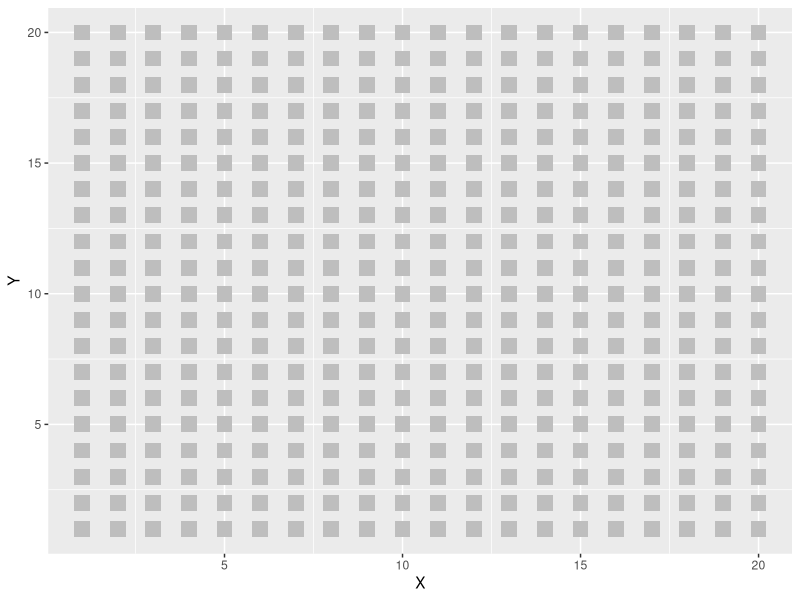
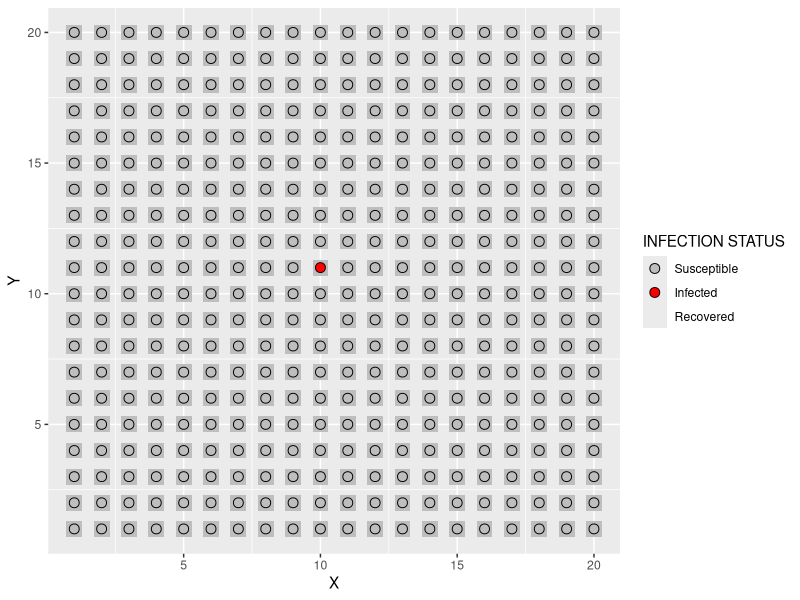
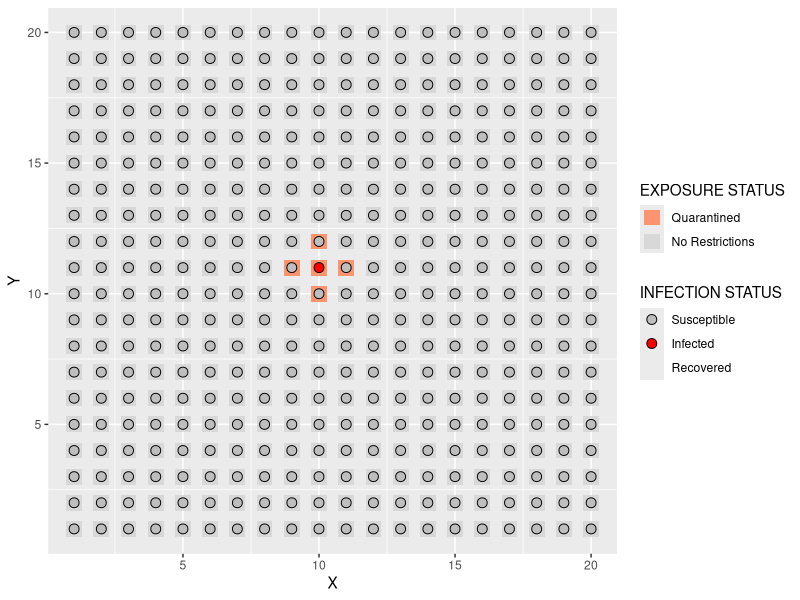
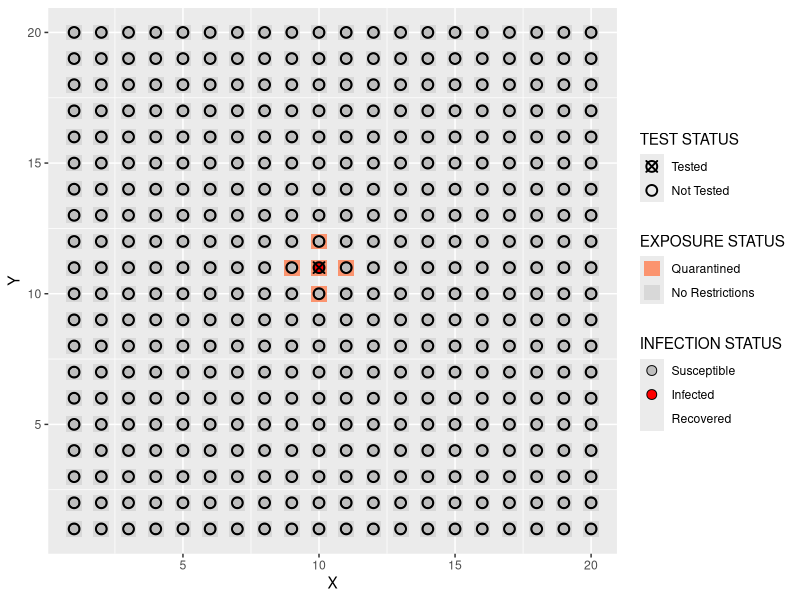
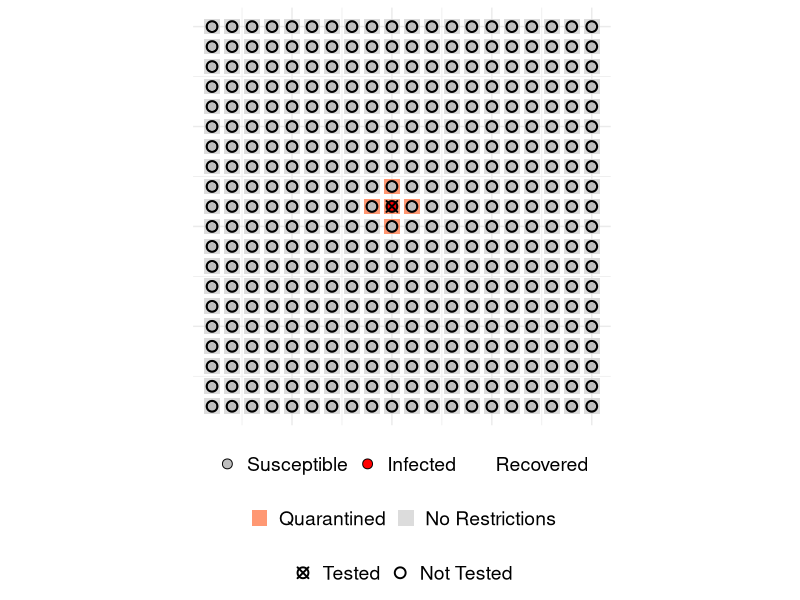

Here is the R script that generated these plots, in order:
## ---- chunk 1
knitr::opts_chunk$set(echo = TRUE)
library(tidyverse)
library(knitr)
library(kableExtra)
## ---- chunk 2
# board parameters
I = 20; J = 20;

# initialise the board
init_data <- expand.grid(X = 1:I, Y = 1:J) %>% as.data.frame()

# plot the board
pnt_size = 3
ggplot(data = init_data) +
    geom_point(aes(x = X, y = Y), col = "gray", shape = 15, size = pnt_size + 2) 
## ---- chunk 3
infection_levels = c("S", "I", "R")
infection_labels = c("Susceptible", "Infected", "Recovered")
infection_description = c("Can catch the virus", "Has caught the virus", 
                          "No longer has the virus")
infection_table = data.frame("Label" = infection_labels, 
                             "Letter" = infection_levels, 
                             "Description" = infection_description)
kable(infection_table) %>%
  kable_styling(bootstrap_options = c("striped", "hover"))
## ---- chunk 4
# add a new susceptible state called shown to our data frame
infection_levels = c("S", "I", "R")
infection_labels = c("Susceptible", "Infected", "Recovered")
init_data$shown = rep("S", nrow(init_data))
init_data$shown[I*(J/2) + J/2] = "I"
init_data$shown <- factor(init_data$shown, levels = infection_levels)
## ---- chunk 5
# plot the new board which has susceptible states
ggplot(data = init_data) +
    geom_point(aes(x = X, y = Y), col = "gray", shape = 15, size = pnt_size + 2) +
  geom_point(aes(X, Y, fill = shown), shape = 21, size = pnt_size) +
      scale_fill_manual("INFECTION STATUS", labels = infection_labels,
                        values = c("S" = "gray", "I" = "red", "R" = "blue"), 
                        drop = FALSE) 
## ---- chunk 6
# add a new exposure status to our data frame called quarantine
quarantine_levels = c("Yes", "No")
quarantine_labels = c("Quarantined", "No Restrictions")
init_data$quarantined <- rep("No", I*J)
init_data$quarantined <- factor(init_data$quarantined, levels = quarantine_levels)
cell = I*(J/2) + J/2
nbrs = cell + c(0, -I, I, +1, -1)
init_data$quarantined[nbrs] = "Yes"
## ---- chunk 7
# plot the updated board with both susceptible and quarantine states
ggplot(data = init_data) +
    geom_point(aes(x = X, y = Y, col = quarantined), 
               shape = 15, size = pnt_size + 2, alpha = 0.8) +
      scale_color_manual("EXPOSURE STATUS", labels = quarantine_labels,
                         values = c("No" = "lightgray", "Yes" = "coral"),
                         drop = FALSE) +
  geom_point(aes(X, Y, fill = shown), shape = 21, size = pnt_size) +
      scale_fill_manual("INFECTION STATUS", labels = infection_labels,
                        values = c("S" = "gray", "I" = "red", "R" = "blue"), 
                        drop = FALSE) 
## ---- chunk 8
# add a tested column to our data frame
test_levels = c("tested", "unknown")
test_labels = c("Tested", "Not Tested")
init_data$tested <- rep("unknown", I*J)
init_data$tested <- factor(init_data$tested, levels =
                             test_levels)
init_data$tested[cell] = "tested"
## ---- chunk 9
# plot the updated board with both susceptible, quarantine and test states
board <- ggplot(data = init_data) +
    geom_point(aes(x = X, y = Y, col = quarantined), shape = 15, 
               size = pnt_size + 2, alpha = 0.8) +
      scale_color_manual("EXPOSURE STATUS", labels = quarantine_labels,
                         values = c("No" = "lightgray", "Yes" = "coral"),
                         drop = FALSE) +
  geom_point(aes(X, Y, fill = shown), shape = 21, size = pnt_size) +
      scale_fill_manual("INFECTION STATUS", labels = infection_labels,
                        values = c("S" = "gray", "I" = "red", "R" = "blue"), 
                        drop = FALSE) +
    geom_point(aes(X, Y, shape = tested), size = pnt_size, stroke = 1) +
      scale_shape_manual("TEST STATUS", labels = test_labels,
                         values = c("unknown" = 1, "tested" = 13),
                         drop = FALSE) 
board
## ---- chunk 10
board <- board + 
  coord_fixed() +
      theme_minimal() +
      theme(
        axis.text = element_blank(), axis.title = element_blank(),
        legend.position = "bottom", legend.box = "vertical",
        legend.title = element_blank(), legend.text = element_text(size = 14)) +
      guides(fill = guide_legend(order=1),
              col = guide_legend(order=2),
              shape = guide_legend(order=3))
board
## ---- chunk 11
# add a hidden state that keeps track of infection status
start_num_infections = 4
init_data$hidden <- rep("S", I*J)
initial_infections <- sample(1:(I*J), start_num_infections)
init_data$hidden[initial_infections] <- "I"
init_data$hidden <- factor(init_data$hidden, levels = infection_levels)
## ---- chunk 12
# Infection time
init_data$infection_period <- rep(NA, I*J)
init_data$infection_period[initial_infections] <- 0
